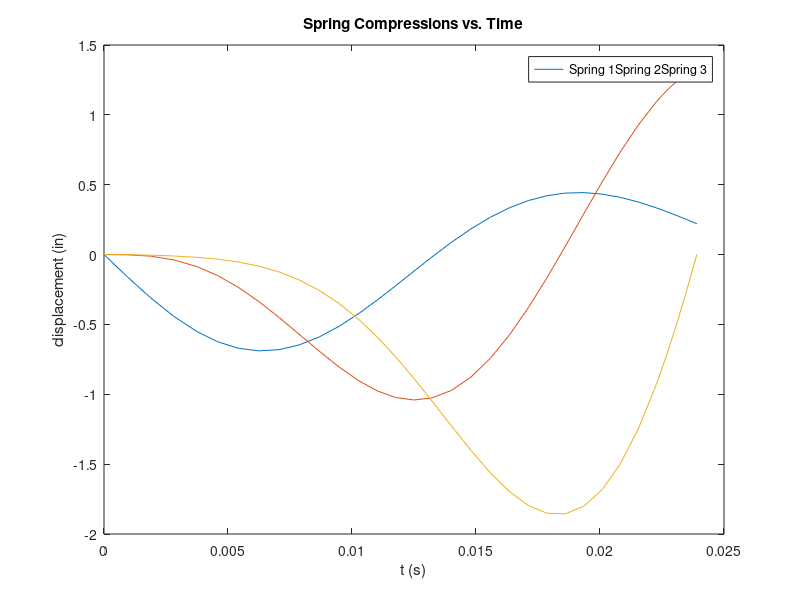

MATLAB code for this plot:
function masslauncher_project
%Function to find optimal springs and mass values to shoot the top mass
%with as much speed as possible

%Begin with a clear workspace
clear all;
close all;

%Intuitively, it makes sense that the heaviest mass and stiffest springs
%should be at the bottom, so this is our initial guess
init_guess = [3,1,0.5,500,200,20];

%Minimum and maximum weights/spring constants from problem description
min_vars = [0.117,0.117,0.117,15,15,15];
max_vars = [5.84,5.84,5.84,1310,1310,1310];

%This equation in the form Ax<=b prevents the total amount of mass from
%exceeding 7lbs, as stated in the problem description
A = [1,1,1,0,0,0]; b = [7];
C = []; d = [];

%Use fmincon with a defined objective function to determine optimal values
[optimal_soln,max_vel]=fmincon(@(v) objective(v),init_guess,A,b,C,d,min_vars,max_vars);

%Negate result because we optimized the negative of the velocity (fmincon
%only does minimization, not maximization)
max_val = - max_vel;

%Display information about the optimization
disp('Optimal Maximum Velocity is...');
disp(max_val);
disp('m1 m2 m3 k1 k2 k3');
disp(optimal_soln);

%These are actual values of the springs/masses available closest to our
%calculated values. Here we check the theoretical final velocity
[times,solns]=solveforlaunchvel(5.84,0.829,.117,959,134.44,15);
actual_vel=solns(end,6);
disp('Actual velocity based on available masses and springs...');
disp(actual_vel);

%plot spring compressions
figure;
plot(times, (solns(:,1)) * 12);
hold on;
plot(times, (solns(:,3) - solns(:,1)) * 12);
plot(times, (solns(:,5) - solns(:,3)) * 12);

title("Spring Compressions vs. Time");
xlabel("t (s)");
ylabel("displacement (in)");
legend(["Spring 1","Spring 2", "Spring 3"]);

end

function vel = objective(v)
%Define the objective function with our function to find velocity

%find solutions for given v
[t,sol] = solveforlaunchvel(v(1),v(2),v(3),v(4),v(5),v(6));

%because the event function should stop the calculation when the mass
%leaves, the launch velocity will be the final velocity of m3 in solution
launchvel=sol(end,6);

vel = -1 * launchvel;
end

function [times,solns] = solveforlaunchvel(m1,m2,m3,k1,k2,k3)

g = 32.17; % define g in units of ft / s^2

m1 = m1 * 0.03108095; %lbs to slugs (slugs are lb * s^2 / ft)
m2 = m2 * 0.03108095; %we do this conversion because slugs are a unit of
m3 = m3 * 0.03108095; %mass and lbs are a unit of weight

k1 = k1 * 12; % lbs/in to lbs/ft
k2 = k2 * 12; %we chose feet as our unit of distance, designing around
k3 = k3 * 12; %slugs, so spring constants need to be adjusted

%initial values of the w function for ode45, based on initial displacements
%and an initial velocity calculated from the distance fallen
init_w = [0;-14.2;0;-14.2;0;-14.2]; 

%the event function should stop ode45 before this, but large time range to
%be safe
tspan=[0,10];

%pass event function in to ode45 as options
options = odeset('Event',@(t,w) launchevent(t,w));

%solve the diff eqs with given variables
[times,solns]=ode45(@(t,w) diffeq(t,w,m1,m2,m3,k1,k2,k3,g),tspan,init_w,options);


end



function dwdt = diffeq(t,w,m1,m2,m3,k1,k2,k3,g)

%define differential equation according to physics
%define each variable from bottom to top from w vector
x1 = w(1);
v1 = w(2);
x2 = w(3);
v2 = w(4);
x3 = w(5);
v3 = w(6);

%define each differential equation, where x_n is a displacement of mass n
dv1dt= (k2 * (x2 - x1) - m1 * g - k1 * x1) / m1;
dv2dt= (k3 * (x3 - x2) - k2 * (x2 - x1) - m2 * g)/m2;
dv3dt = (-k3 * (x3 - x2) - m2 * g)/m3;
dx1dt=v1;
dx2dt=v2;
dx3dt=v3;

dwdt=[dx1dt;dv1dt;dx2dt;dv2dt;dx3dt;dv3dt]; %return the three differential equations

end

function [e_val, stop_val, e_dir] = launchevent(t,w)
%sets up the option to stop 
%e_val function is x3-x2, because when this goes to zero, the top spring is
%unstretched and therefore no longer exerting force on the mass (the mass
%has left)
e_val = w(5)-w(3);
stop_val = 1;
e_dir = 1;
end 
